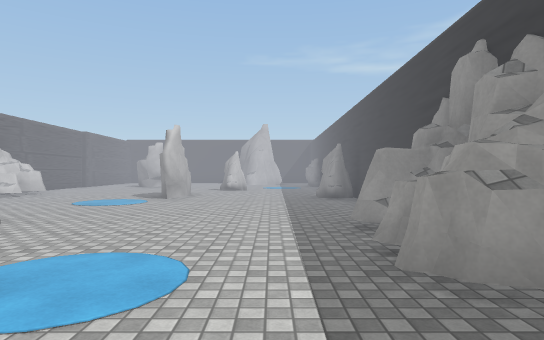
[1] (above)

24 first-person views from a walk through a scene from a Unity 3-D project. The camera is 1.4 m above the floor, looks level and sees 75° across. The floor is counted in squares, 2 m on a side. Each view is taken from the middle of a square. On the plan, view 1 faces up. The plan holds only what a view shows up to about 11 squares ahead; the rest is blank. The player is left out. Some animated figures are not drawn. Some surface patterns are stand-ins.

[2]
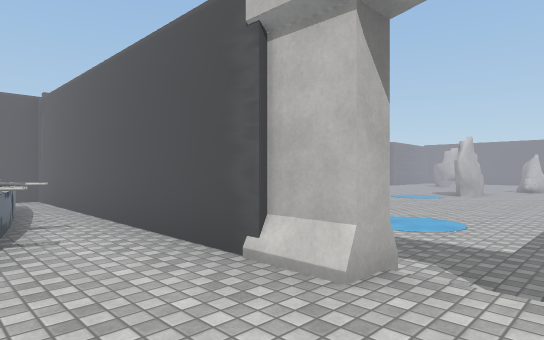

[3]
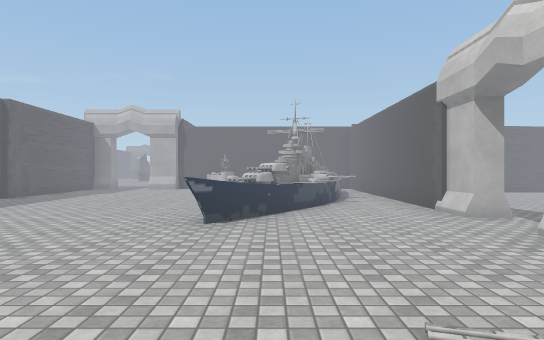

[4]
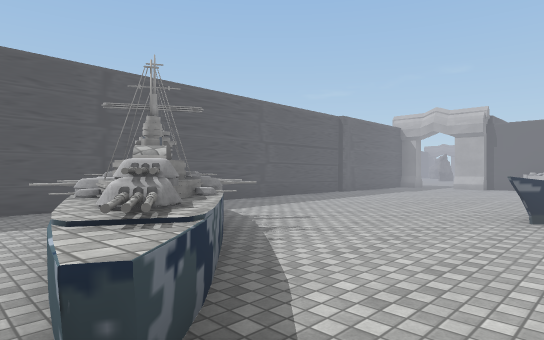

[5]
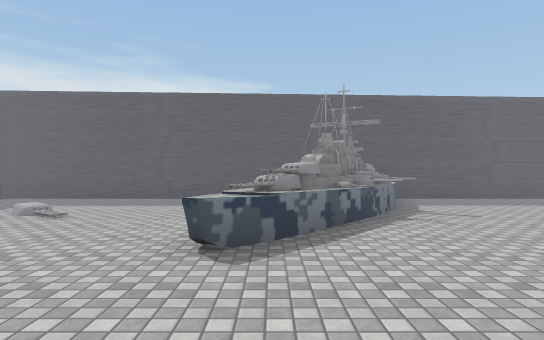

[6]
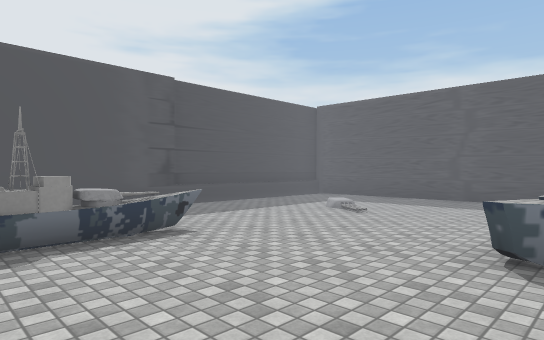

[7]
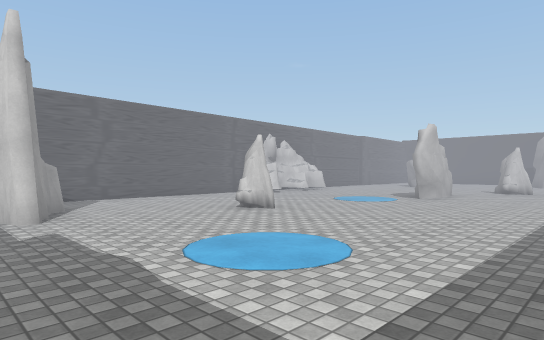

[8]
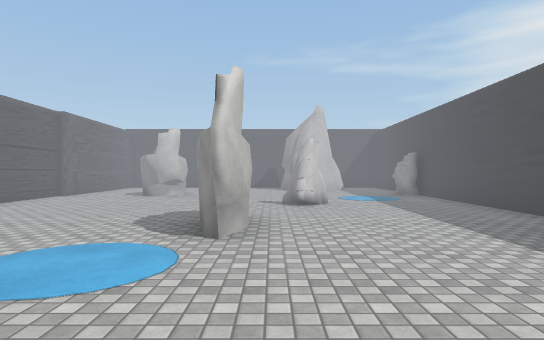

[9]
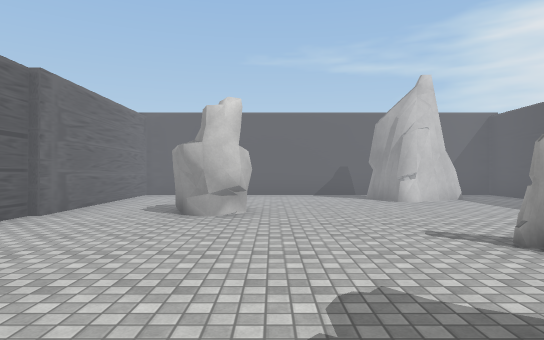

[10]
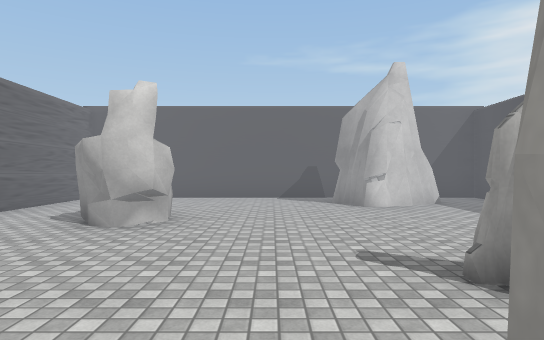

[11]
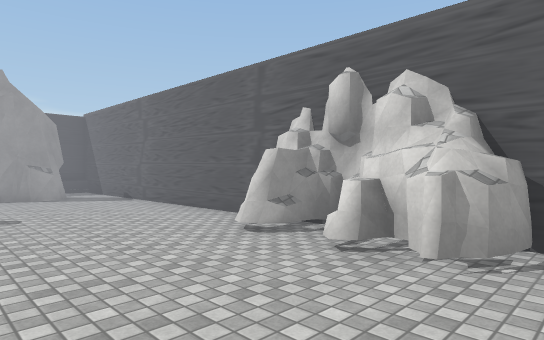

[12]
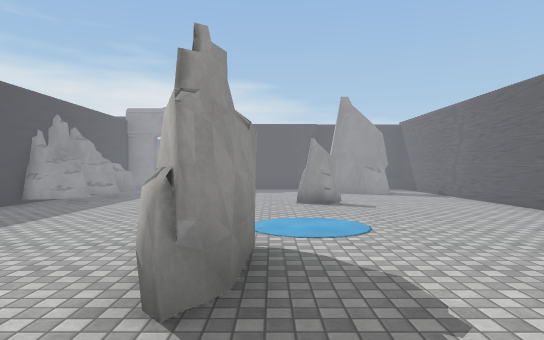

[13]
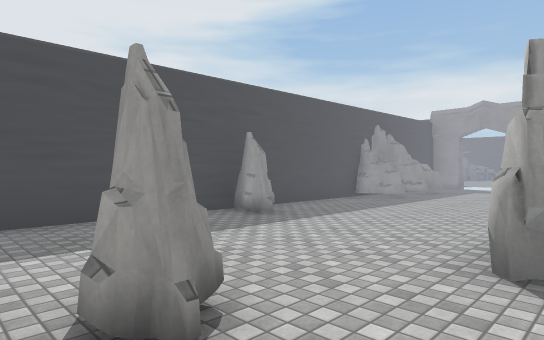

[14]
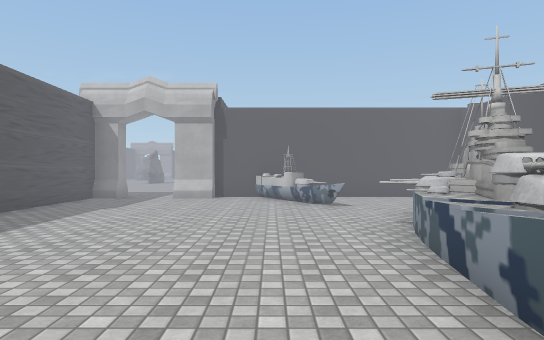

[15]
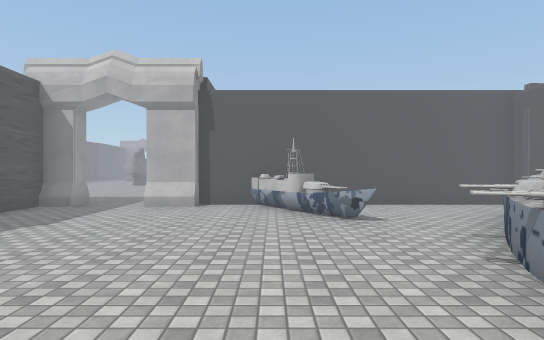

[16]
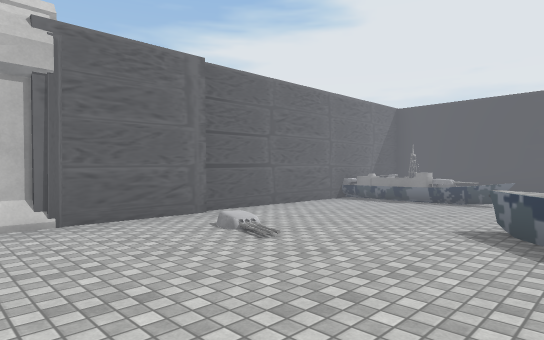

[17]
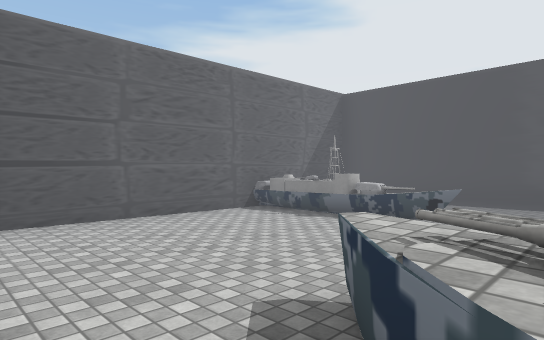

[18]
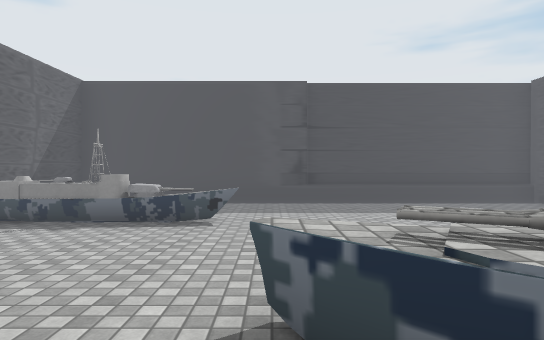

[19]
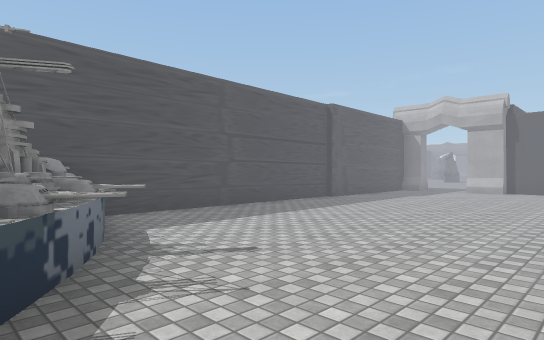

[20]
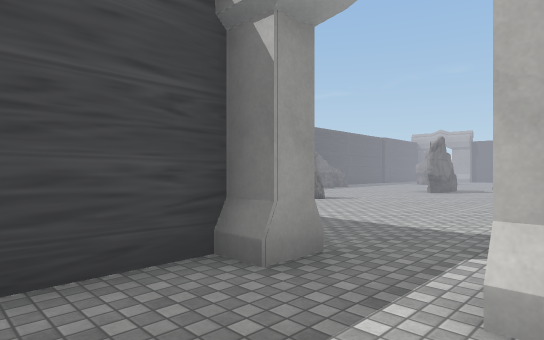

[21]
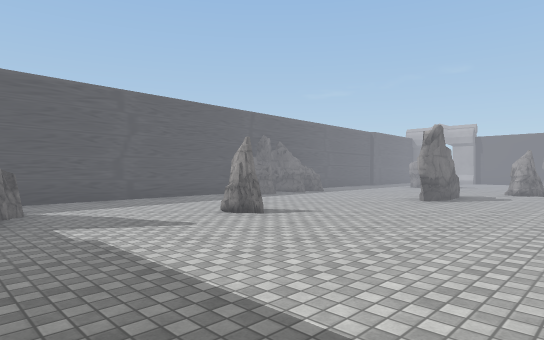

[22]
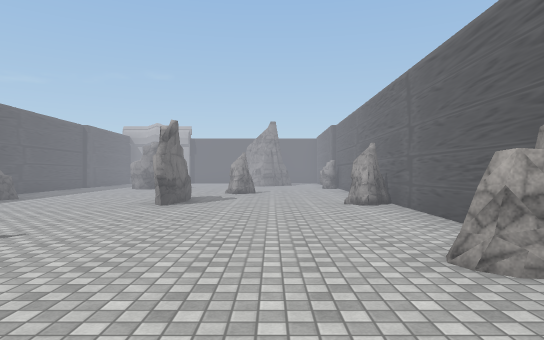

[23]
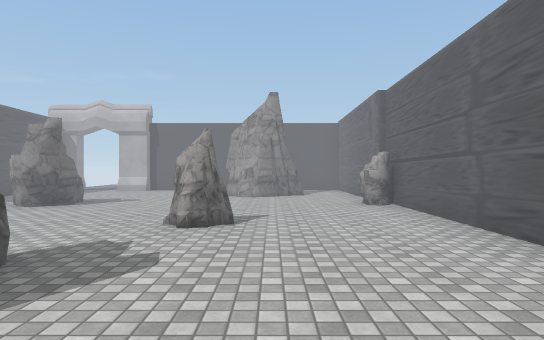

[24]
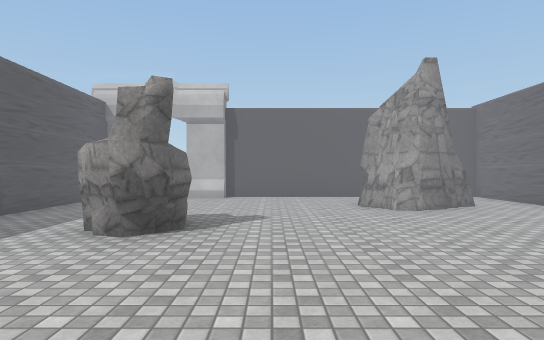

### Floor plan
Key: @ floor where view 1 was taken; # wall or solid block; . main floor; : floor 0.25 m higher than the main floor; - floor 0.25 m lower than the main floor; / step, stairs or slope; = window, fence, low wall or low ledge; ^ raised ledge; R rock; O other object.
Columns run from 28 left of view 1 to 12 right of it. Each row starts with its distance up from view 1.
 19                     ###########
 18                     #------R -#
 17                     #------RR-#
 16                     #---------
 15                     #--R------R
 14                     #---------#
 13                     #---------#
 12                      ------R--#
 11                      ---------#
 10                     #R----R---#
  9                     #R---RR---R
  8                     #R--------#
  7                     #---------#
  6                     #---------#
  5                     #---------#
  4                     #---R----RR
  3                     #--------R#
  2                     #--------RR
  1                     #-RR------
  0                     #-   ---@-
 -1                    ########O//####### ###
 -2                    #.^ ^ ............O  #
 -3                    #...O#  ..........^  #
 -4                    #....OO#O.........O..#
 -5                    #.OO....^^.....=.....#
 -6                     OO...........O#.....#
 -7 ###############    O............O#../...#
 -8 #....R.....R...R.RR O..........O#O...:..#
 -9  ..............................O . .....#
-10   RR................O..........  . .....#
-11 #.R.....R...........########## ##########
-12 #........RRR........
-13 #...................
-14 #....R.........R...R
-15 O...RR.............R
-16    .......R.......RR
-17   ...  ..   R......
-18  ###   ##    ######

Positions as (right, up) in squares from view 1, and headings:
1: (0, 0), facing up
2: (1, -3), facing up-left
3: (5, -4), facing left
4: (6, -4), facing down-left
5: (5, -2), facing down
6: (5, -2), facing down-right
7: (1, 0), facing up-left
8: (-2, 5), facing up
9: (-4, 9), facing up
10: (-3, 10), facing up
11: (-4, 11), facing down-left
12: (-3, 12), facing down
13: (-3, 13), facing down-right
14: (1, -6), facing left
15: (-1, -6), facing left
16: (1, -6), facing up-right
17: (4, -6), facing up-right
18: (4, -5), facing right
19: (4, -5), facing down-left
20: (-6, -8), facing down-left
21: (-9, -9), facing down-left
22: (-10, -10), facing left
23: (-16, -10), facing left
24: (-19, -13), facing left
